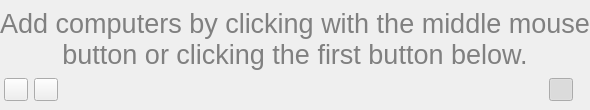
<?xml version="1.0" encoding="UTF-8"?>
<ui version="4.0">
 <class>SpotlightPanel</class>
 <widget class="QWidget" name="SpotlightPanel">
  <layout class="QVBoxLayout" name="_2">
   <property name="spacing">
    <number>0</number>
   </property>
   <property name="leftMargin">
    <number>0</number>
   </property>
   <property name="topMargin">
    <number>4</number>
   </property>
   <property name="rightMargin">
    <number>0</number>
   </property>
   <property name="bottomMargin">
    <number>0</number>
   </property>
   <item>
    <widget class="QStackedWidget" name="stackedWidget">
     <widget class="QWidget" name="helpPage">
      <layout class="QVBoxLayout" name="verticalLayout_3">
       <property name="leftMargin">
        <number>0</number>
       </property>
       <property name="topMargin">
        <number>0</number>
       </property>
       <property name="rightMargin">
        <number>0</number>
       </property>
       <property name="bottomMargin">
        <number>0</number>
       </property>
       <item>
        <widget class="QLabel" name="helpLabel">
         <property name="sizePolicy">
          <sizepolicy hsizetype="Expanding" vsizetype="Preferred">
           <horstretch>0</horstretch>
           <verstretch>0</verstretch>
          </sizepolicy>
         </property>
         <property name="palette">
          <palette>
           <active>
            <colorrole role="WindowText">
             <brush brushstyle="SolidPattern">
              <color alpha="255">
               <red>128</red>
               <green>128</green>
               <blue>128</blue>
              </color>
             </brush>
            </colorrole>
           </active>
           <inactive>
            <colorrole role="WindowText">
             <brush brushstyle="SolidPattern">
              <color alpha="255">
               <red>128</red>
               <green>128</green>
               <blue>128</blue>
              </color>
             </brush>
            </colorrole>
           </inactive>
           <disabled>
            <colorrole role="WindowText">
             <brush brushstyle="SolidPattern">
              <color alpha="255">
               <red>119</red>
               <green>120</green>
               <blue>120</blue>
              </color>
             </brush>
            </colorrole>
           </disabled>
          </palette>
         </property>
         <property name="font">
          <font>
           <pointsize>20</pointsize>
          </font>
         </property>
         <property name="text">
          <string>Add computers by clicking with the middle mouse button or clicking the first button below.</string>
         </property>
         <property name="alignment">
          <set>Qt::AlignCenter</set>
         </property>
         <property name="wordWrap">
          <bool>true</bool>
         </property>
        </widget>
       </item>
      </layout>
     </widget>
     <widget class="QWidget" name="viewPage">
      <layout class="QVBoxLayout">
       <property name="leftMargin">
        <number>0</number>
       </property>
       <property name="topMargin">
        <number>0</number>
       </property>
       <property name="rightMargin">
        <number>0</number>
       </property>
       <property name="bottomMargin">
        <number>0</number>
       </property>
       <item>
        <widget class="ComputerMonitoringWidget" name="monitoringWidget"/>
       </item>
      </layout>
     </widget>
    </widget>
   </item>
   <item>
    <widget class="QWidget" name="widget" native="true">
     <layout class="QHBoxLayout" name="horizontalLayout">
      <property name="leftMargin">
       <number>4</number>
      </property>
      <property name="topMargin">
       <number>4</number>
      </property>
      <property name="rightMargin">
       <number>4</number>
      </property>
      <item>
       <widget class="QToolButton" name="addButton">
        <property name="toolTip">
         <string>Add selected computers</string>
        </property>
       </widget>
      </item>
      <item>
       <widget class="QToolButton" name="removeButton">
        <property name="toolTip">
         <string>Remove selected computers</string>
        </property>
       </widget>
      </item>
      <item>
       <spacer name="horizontalSpacer_2">
        <property name="orientation">
         <enum>Qt::Horizontal</enum>
        </property>
        <property name="sizeHint" stdset="0">
         <size>
          <width>40</width>
          <height>20</height>
         </size>
        </property>
       </spacer>
      </item>
      <item>
       <widget class="QToolButton" name="realtimeViewButton">
        <property name="toolTip">
         <string>Update computers in realtime</string>
        </property>
        <property name="checkable">
         <bool>true</bool>
        </property>
        <property name="checked">
         <bool>true</bool>
        </property>
       </widget>
      </item>
      <item>
       <widget class="QLabel" name="durationLabel">
        <property name="text">
         <string/>
        </property>
       </widget>
      </item>
     </layout>
    </widget>
   </item>
  </layout>
 </widget>
 <customwidgets>
  <customwidget>
   <class>ComputerMonitoringWidget</class>
   <extends>QListView</extends>
   <header>ComputerMonitoringWidget.h</header>
   <container>1</container>
  </customwidget>
 </customwidgets>
 <resources>
  <include location="../../core/resources/core.qrc"/>
  <include location="../resources/master.qrc"/>
 </resources>
 <connections/>
</ui>
